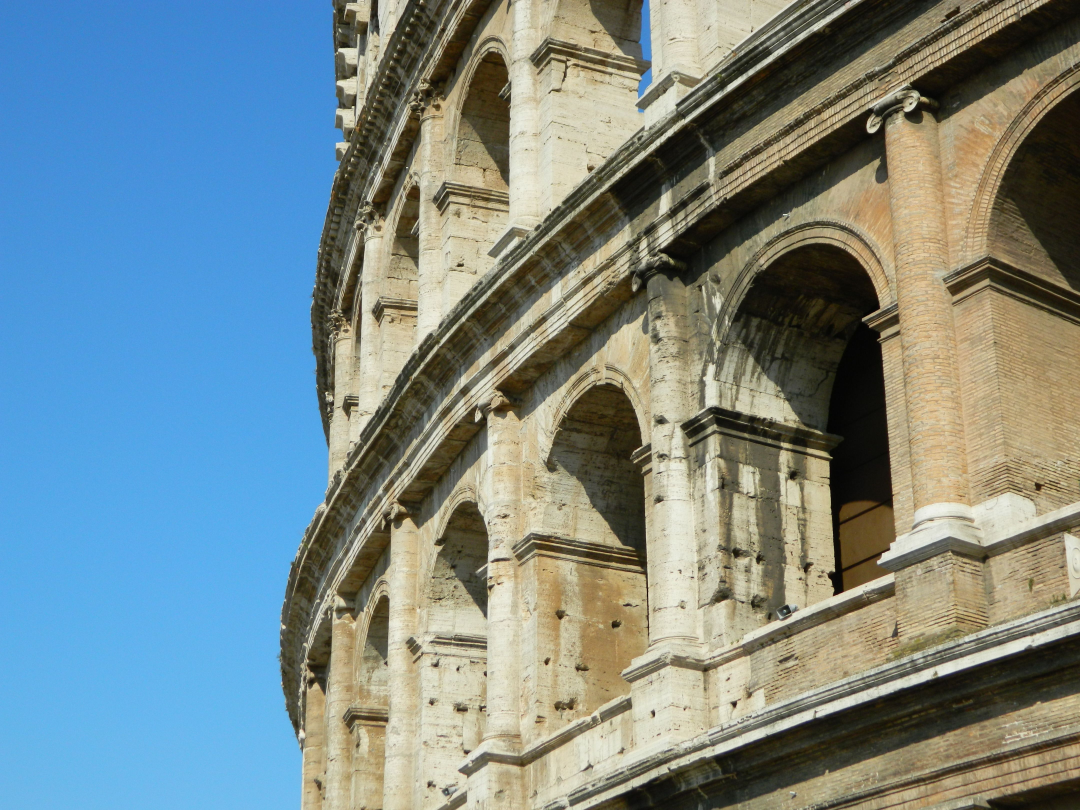
#> input picture Images/test.jpg, 4320 x 3240 px (shown at 1/4 size)
$ python make_mem.py
#> lines starting #> are read from the running program, lines starting #| are printed output that depends on the picture
from PIL import Image, ImageOps

img = Image.open("test.jpg").convert("RGB")
#> img is the input picture: PIL image 4320x3240 RGB; mean R, G, B 120.4, 137.5, 138.4
img = ImageOps.fit(img, (320, 240), Image.LANCZOS)  # crop to 4:3, then resize
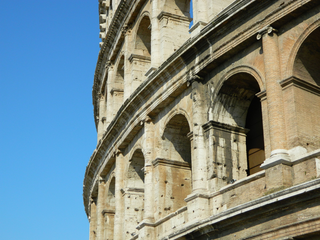
#> img: PIL image 320x240 RGB; mean R, G, B 120.4, 137.5, 138.4

# preview with the same 4-bit-per-channel color the board will use
preview = img.point(lambda v: (v >> 4) * 17)
preview.save("preview.png")

with open("image.mem", "w") as f:
    for y in range(240):
        for x in range(320):
            r, g, b = img.getpixel((x, y))
            f.write(f"{(r >> 4):X}{(g >> 4):X}{(b >> 4):X}\n")
